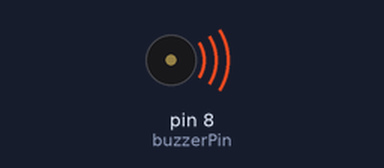
A sketch run on a simulated Arduino Uno, built with avr-gcc and run on an emulated ATmega328P. Shown: buzzer (waves = sounding).

Above: at 0.1 s.
At 9.3 s:
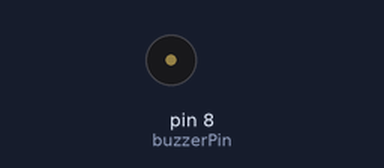
Timing chart, 0 to 10.8 s (numbered marks = the images above):
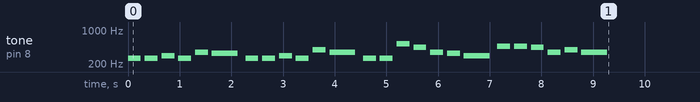

The sketch:

happy_birthday_song.ino
```cpp
// Note definitions for the melody
#define NOTE_C4 262
#define NOTE_D4 294
#define NOTE_E4 330
#define NOTE_F4 349
#define NOTE_G4 392
#define NOTE_A4 440
#define NOTE_AS4 466
#define NOTE_C5 523

// Define the buzzer pin
int buzzerPin = 8;

// Define the "Happy Birthday" melody
int melody[] = {
  NOTE_C4, NOTE_C4, NOTE_D4, NOTE_C4, NOTE_F4, NOTE_E4, // "Happy Birthday to You"
  NOTE_C4, NOTE_C4, NOTE_D4, NOTE_C4, NOTE_G4, NOTE_F4, // "Happy Birthday to You"
  NOTE_C4, NOTE_C4, NOTE_C5, NOTE_A4, NOTE_F4, NOTE_E4, NOTE_D4, // "Happy Birthday dear [Name]"
  NOTE_AS4, NOTE_AS4, NOTE_A4, NOTE_F4, NOTE_G4, NOTE_F4, // "Happy Birthday to You"
};

// Define the note durations
int noteDurations[] = {
  4, 4, 4, 4, 4, 2,
  4, 4, 4, 4, 4, 2,
  4, 4, 4, 4, 4, 4, 2,
  4, 4, 4, 4, 4, 2,
};

void setup() {
  // Iterate over the notes of the melody:
  for (int thisNote = 0; thisNote < 25; thisNote++) {
    // To calculate the note duration, take one second divided by the note type.
    int noteDuration = 1000 / noteDurations[thisNote];
    tone(buzzerPin, melody[thisNote], noteDuration);

    // To distinguish the notes, set a minimum time between them.
    int pauseBetweenNotes = noteDuration * 1.30;
    delay(pauseBetweenNotes);

    // Stop the tone playing:
    noTone(buzzerPin);
  }
}

void loop() {
  // No need to repeat the melody in the loop for this example.
  // The setup() is enough to play it once.
}
```
